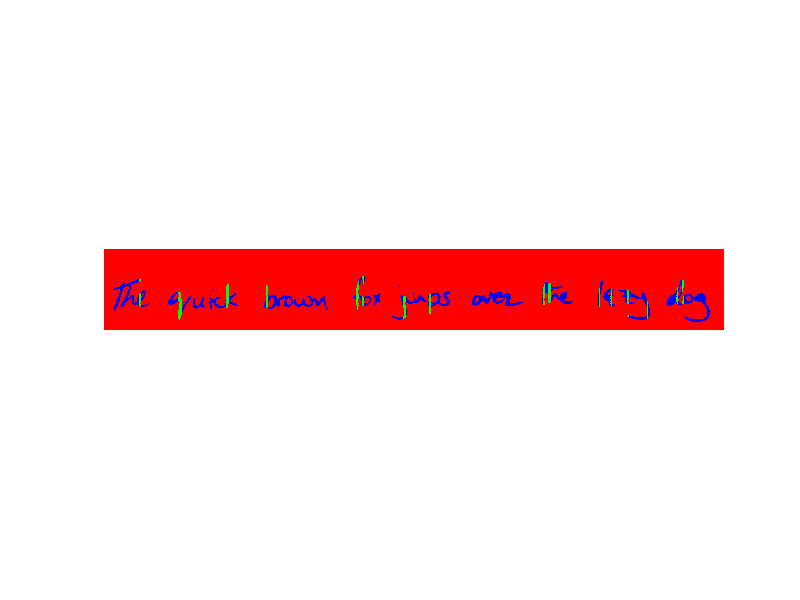

Here is the MATLAB script that generated this plot:
clear ; close all; clc

load matrix-3_dim.mat MB_img2
load idx1.mat m

idx=m;

%assign same value of every feature in a same cluster
x= idx==0;
aa=x*255;

y= idx==1;
bb=y*255;

z= idx==2;
cc=z*255;



%assigning colour to each cluster
%differentiate far ground ,Back Ground and noise.
MB_img(:,:,1)=aa;
MB_img(:,:,2)=bb;
MB_img(:,:,3)=cc;
figure(2)
imshow(MB_img)

